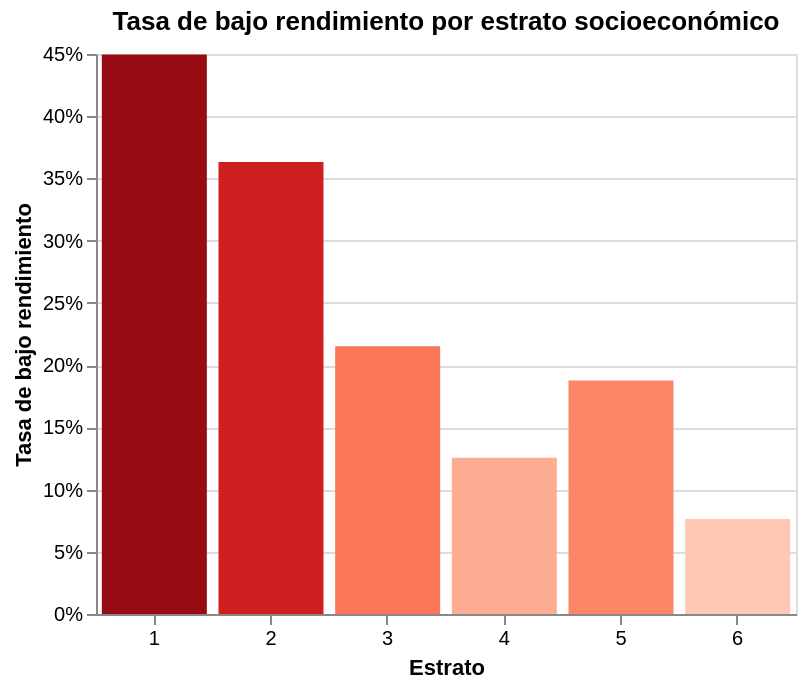

Notebook code cell kept with this figure:
### Markdown cell above
### 2.3 Analysis

### Code cell
# Estrato vs bajo_rendimiento

estrato_risk = (
    df_model.dropna(subset=['estrato_num'])
    .groupby('estrato_num')[TARGET]
    .mean()
    .reset_index()
    .rename(columns={TARGET: 'tasa_riesgo'})
)

estrato_risk['estrato_num'] = estrato_risk['estrato_num'].astype(str)

chart_estrato = alt.Chart(estrato_risk).mark_bar().encode(
    x=alt.X('estrato_num:O', title='Estrato', axis=alt.Axis(labelAngle=0)),
    y=alt.Y('tasa_riesgo:Q', title='Tasa de bajo rendimiento', axis=alt.Axis(format='%')),
    color=alt.Color('tasa_riesgo:Q', scale=alt.Scale(scheme='reds'), legend=None)
).properties(
    width=350, height=280,
    title='Tasa de bajo rendimiento por estrato socioeconómico'
)

chart_estrato

### Figure 1 — Vega specification as saved in the notebook (floating-point values rounded to 4 significant figures)
{"$schema": "https://vega.github.io/schema/vega/v6.json", "data": [{"name": "source_0", "values": [{"estrato_num": "1", "tasa_riesgo": 0.4497, "tasa_riesgo_end": 0.4497, "tasa_riesgo_start": 0.0}, {"estrato_num": "2", "tasa_riesgo": 0.3632, "tasa_riesgo_end": 0.3632, "tasa_riesgo_start": 0.0}, {"estrato_num": "3", "tasa_riesgo": 0.2152, "tasa_riesgo_end": 0.2152, "tasa_riesgo_start": 0.0}, {"estrato_num": "4", "tasa_riesgo": 0.1256, "tasa_riesgo_end": 0.1256, "tasa_riesgo_start": 0.0}, {"estrato_num": "5", "tasa_riesgo": 0.1877, "tasa_riesgo_end": 0.1877, "tasa_riesgo_start": 0.0}, {"estrato_num": "6", "tasa_riesgo": 0.0764, "tasa_riesgo_end": 0.0764, "tasa_riesgo_start": 0.0}]}, {"name": "source_0_x_domain_estrato_num", "values": [{"estrato_num": "1"}, {"estrato_num": "2"}, {"estrato_num": "3"}, {"estrato_num": "4"}, {"estrato_num": "5"}, {"estrato_num": "6"}]}, {"name": "source_0_color_domain_tasa_riesgo", "values": [{"min": 0.0764, "max": 0.4497}]}], "marks": [{"type": "rect", "name": "marks", "from": {"data": "source_0"}, "encode": {"update": {"y2": {"field": "tasa_riesgo_start", "scale": "y"}, "x": {"field": "estrato_num", "scale": "x"}, "width": {"signal": "max(0.25, bandwidth('x'))"}, "fill": {"field": "tasa_riesgo", "scale": "color"}, "y": {"field": "tasa_riesgo_end", "scale": "y"}}}, "style": ["bar"]}], "scales": [{"name": "x", "type": "band", "domain": {"data": "source_0_x_domain_estrato_num", "field": "estrato_num", "sort": true}, "range": [0, {"signal": "width"}], "paddingInner": 0.1, "paddingOuter": 0.05}, {"name": "y", "type": "linear", "domain": {"data": "source_0", "fields": ["tasa_riesgo_start", "tasa_riesgo_end"]}, "range": [{"signal": "height"}, 0], "zero": true, "nice": true}, {"name": "color", "type": "linear", "domain": [{"signal": "(data(\"source_0_color_domain_tasa_riesgo\")[0] || {}).min"}, {"signal": "(data(\"source_0_color_domain_tasa_riesgo\")[0] || {}).max"}], "range": {"scheme": "reds"}, "zero": false, "interpolate": "hcl"}], "axes": [{"scale": "y", "ticks": false, "zindex": 0, "domain": false, "labels": false, "aria": false, "maxExtent": 0, "gridScale": "x", "minExtent": 0, "orient": "left", "grid": true, "tickCount": {"signal": "ceil(height/40)"}}, {"scale": "x", "zindex": 0, "labelAngle": 0, "title": "Estrato", "grid": false, "labelBaseline": "top", "orient": "bottom"}, {"scale": "y", "title": "Tasa de bajo rendimiento", "zindex": 0, "orient": "left", "format": "%", "labelOverlap": true, "tickCount": {"signal": "ceil(height/40)"}, "grid": false}], "title": {"text": "Tasa de bajo rendimiento por estrato socioeconómico", "frame": "group"}, "background": "white", "style": "cell", "padding": 5, "width": 350, "height": 280}
